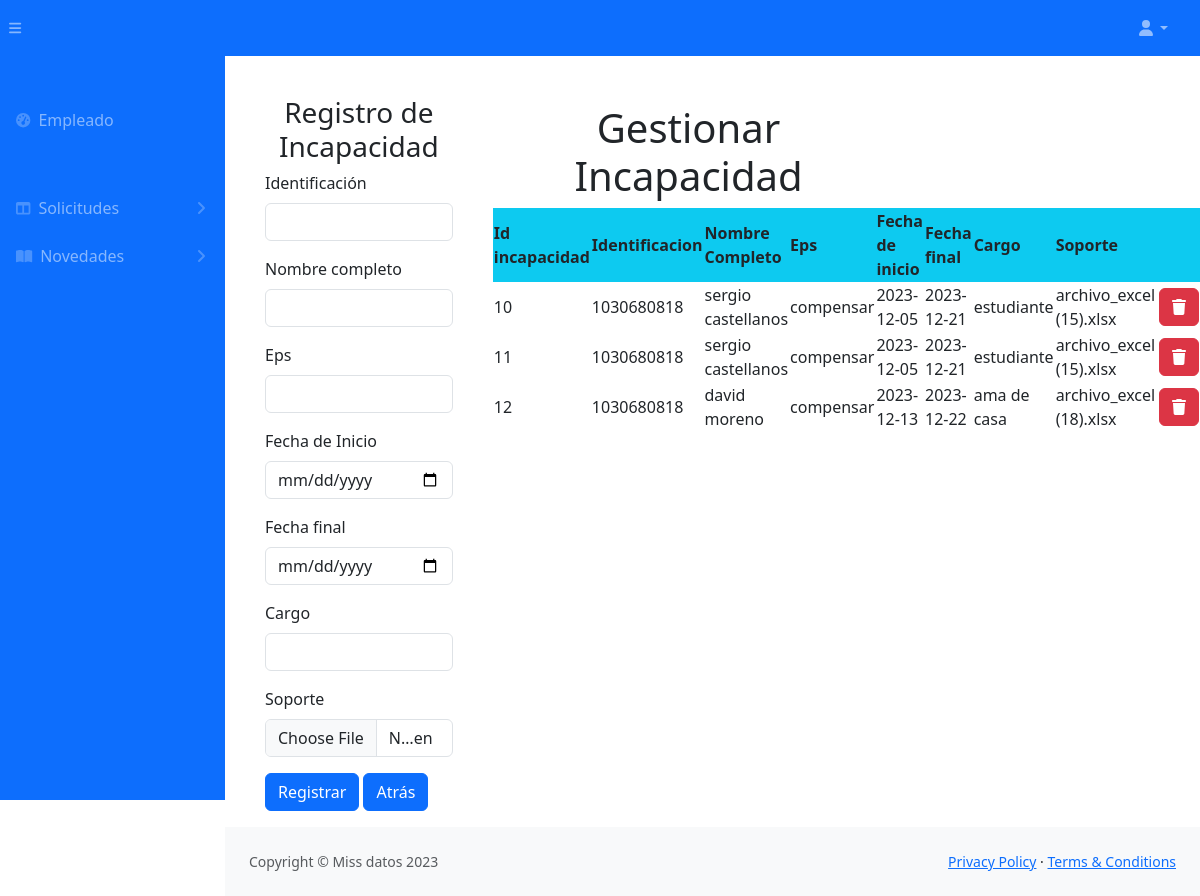
The app's page /incapacidades_e.php (signed in) with its own data.
### tables this page shows
CREATE TABLE `incapacidad` (
  `id_incapacidad` int(11) NOT NULL,
  `identificacion` int(11) NOT NULL,
  `nombre_completo` varchar(50) NOT NULL,
  `eps` text NOT NULL,
  `fecha_inicio` date NOT NULL,
  `fecha_final` date NOT NULL,
  `cargo` varchar(20) NOT NULL,
  `soporte` longblob NOT NULL
);

### incapacidades_e.php (the view, shortened to what this page needs)
<!DOCTYPE html>
<html lang="es">
    <head>
        <link href="css/styles1.css" rel="stylesheet" />
        <link href="https://cdn.jsdelivr.net/npm/bootstrap@5.3.2/dist/css/bootstrap.min.css" rel="stylesheet">
        <link rel="stylesheet" type="text/css" href="https://cdn.datatables.net/1.10.24/css/jquery.dataTables.css">
    </head>
    <body class="sb-nav-fixed">
        <nav class="sb-topnav navbar navbar-expand navbar-dark bg-primary">
            <button class="btn btn-link btn-sm order-1 order-lg-0 me-4 me-lg-0" id="sidebarToggle" href="#!"><i class="fas fa-bars"></i></button>
            <ul class="navbar-nav ms-auto ms-md-0 me-3 me-lg-4">
                <li class="nav-item dropdown">
                    <a class="nav-link dropdown-toggle" id="navbarDropdown" href="#" role="button" data-bs-toggle="dropdown" aria-expanded="false"><i class="fas fa-user fa-fw"></i></a>
                </li>
            </ul>
        </nav>
        <div id="layoutSidenav">
            <div id="layoutSidenav_nav">
                <nav class="sb-sidenav accordion sb-sidenav-dark bg-primary" id="sidenavAccordion">
                    <div class="sb-sidenav-menu">
                        <div class="nav">
                            <div class="sb-sidenav-menu-heading "></div>
                            <a class="nav-link" href="empleado.php">
                                <div class="sb-nav-link-icon "><i class="fas fa-tachometer-alt"></i></div>
                                Empleado
                            </a>
                            <div class="sb-sidenav-menu-heading"></div>
                            <a class="nav-link collapsed" href="#" data-bs-toggle="collapse" data-bs-target="#collapseLayouts" aria-expanded="false" aria-controls="collapseLayouts">
                                <div class="sb-nav-link-icon"><i class="fas fa-columns"></i></div>
                                Solicitudes
                                <div class="sb-sidenav-collapse-arrow"><i class="fas fa-angle-down"></i></div>
                            </a>
                            <a class="nav-link collapsed" href="#" data-bs-toggle="collapse" data-bs-target="#collapsePages" aria-expanded="false" aria-controls="collapsePages">
                                <div class="sb-nav-link-icon"><i class="fas fa-book-open"></i></div>
                                Novedades
                                <div class="sb-sidenav-collapse-arrow"><i class="fas fa-angle-down"></i></div>
                            </a>
                    </div>
                </nav>
            </div>
            <div id="layoutSidenav_content">
                <main>
                    <div class="container-fluid px-4">
                        <div class="container-fluid row">
<div class="container-fluid row">
<div class="col-3 p-3 ">
<form id="rempleados" class="needs-validation" method="POST" novalidate>
    <h3 class="text-center text-secundary ">Registro de Incapacidad</h3>
  <div class="mb-3">
    <label for="id_emp" class="form-label">Identificación</label>
    <input type="text" class="form-control" name="identificacion" id="id_emp" pattern="[0-9]{1,10}" value="" required>
  </div>
  <div class="mb-3">
    <label for="exampleInputEmail1" class="form-label">Nombre completo</label>
    <input type="text" class="form-control" id="name"  name="nombre_completo" required>
  </div>
  <div class="mb-3">
    <label for="exampleInputEmail1" class="form-label">Eps</label>
    <input type="text" class="form-control" id="eps"  name="eps" required>
  </div>
  <div class="mb-3">
    <label for="exampleInputEmail1" class="form-label">Fecha de Inicio</label>
    <input type="date" class="form-control" name="fecha_inicio" required>
  </div>
  <div class="mb-3">
    <label for="exampleInputEmail1" class="form-label">Fecha final</label>
    <input type="date" class="form-control" name="fecha_final" required>
  </div>
 <div class="mb-3">
    <label for="exampleInputEmail1" class="form-label">Cargo</label>
    <input type="text" class="form-control" id="cargo" pattern="^[a-zA-Z\s]+$" name="cargo" required>
    </div>
  <div class="mb-3">
    <label for="exampleInputEmail1" class="form-label">Soporte</label>
    <input type="file" class="form-control" id="soporte" name="soporte" pattern="[a-z0-9._%+-]+@[a-z0-9.-]+\.[a-z]{2,}$" required>
  </div>
  <button type="submit" class="btn btn-primary" name="btnregistrari" value="ok">Registrar</button>
  <a class="btn btn-primary" href="empleado.php" role="button">Atrás</a>
  </form>
    </div>
<div class=" col-6 p-4">
<table  class="display nowrap" style="width:100%"  id="">
  <thead class="bg-info bg-info">
  <h1 class="text-center">Gestionar Incapacidad</h1>
    <tr>
      <th scope="col">Id incapacidad</th>
      <th scope="col">Identificacion</th>
      <th scope="col">Nombre Completo</th>
      <th scope="col">Eps</th>
      <th scope="col">Fecha de inicio</th>
      <th scope="col">Fecha final</th>
      <th scope="col">Cargo</th>
      <th scope="col">Soporte</th>
      <th scope="col"></th>
      <th scope="col"></th>
    </tr>
  </thead>
  <tbody>
    <?php
    include "conexion.php";
    $sql=$conexion->query(" select * from incapacidad ");
    while($datos = $sql->fetch_object()) { ?>
     <tr>
      <td><?=$datos->id_incapacidad?></td>
      <td><?=$datos->identificacion?></td>
      <td><?=$datos->nombre_completo?></td>
      <td><?=$datos->eps?></td>
      <td><?=$datos->fecha_inicio?></td>
      <td><?=$datos->fecha_final?></td>
      <td><?=$datos->cargo?></td>
      <td><?=$datos->soporte?></td>
      <td>
        <td><a onclick="return eliminar()" href="incapacidades_e.php?id_incapacidad=<?= $datos->id_incapacidad?>" class="btn btn-small btn-danger"><i class="fa-solid fa-trash"></i></a>
        </td>
    </tr>
    <?php }
    ?>
</tbody>
</table>
</div>
</div>
</main>
<footer class="py-4 bg-light mt-auto">
                    <div class="container-fluid px-4">
                        <div class="d-flex align-items-center justify-content-between small">
                            <div class="text-muted">Copyright &copy; Miss datos 2023</div>
                            <div>
                                <a href="#">Privacy Policy</a>
                                &middot;
                                <a href="#">Terms &amp; Conditions</a>
                            </div>
                        </div>
                    </div>
                </footer>
            </div>
        </div>
  </body>
</html>

### records on screen
incapacidad: id_incapacidad "10", identificacion "1030680818", nombre_completo "sergio castellanos", eps "compensar", fecha_inicio "2023-12-05", fecha_final "2023-12-21", cargo "estudiante", soporte "archivo_excel (15).xlsx"
incapacidad: id_incapacidad "11", identificacion "1030680818", nombre_completo "sergio castellanos", eps "compensar", fecha_inicio "2023-12-05", fecha_final "2023-12-21", cargo "estudiante", soporte "archivo_excel (15).xlsx"
incapacidad: id_incapacidad "12", identificacion "1030680818", nombre_completo "david moreno", eps "compensar", fecha_inicio "2023-12-13", fecha_final "2023-12-22", cargo "ama de casa", soporte "archivo_excel (18).xlsx"
